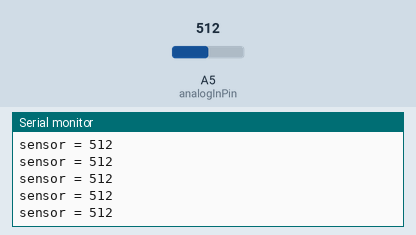
Bench run of a sketch on a simulated Arduino Uno, built with avr-gcc and run on an emulated ATmega328P. Parts: the last lines printed to the serial monitor. The test bench sets the inputs (shaded band); at power-on: A5 (analogInPin) = 512.

Above: at 1.2 s.
1.3 s: A5 (analogInPin) set to 716
At 2.4 s:
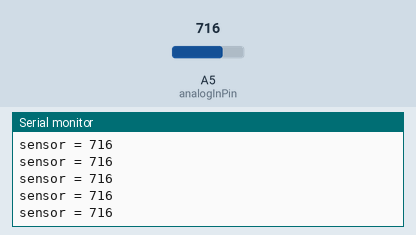
4.3 s: A5 (analogInPin) set to 900
At 5.2 s:
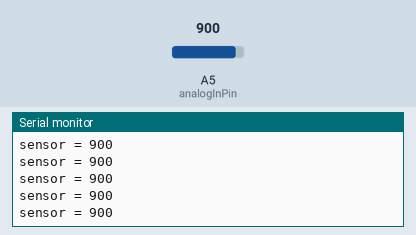
Timing chart, 0 to 7.3 s (numbered marks = the images above; inputs shaded):
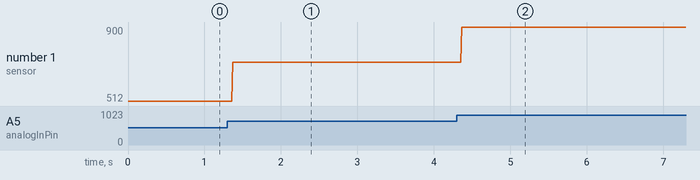

Measured:
- after the input at 1.3 s, the serial monitor: prints a new line after 0.07 s (image 1)
- after the input at 4.3 s, the serial monitor: prints a new line after 0.07 s (image 2)
- plotted number 1: 512 → 716 after the input at 1.3 s, 716 → 900 after the input at 4.3 s

The sketch:

analogRead.ino
```cpp
/*
one Analog inputs and serial output
*/

// These constants won't change.  They're used to give names
// to the pins used:

const int analogInPin = A5;

void setup() {
  // initialize serial communications at 9600 bps:
  Serial.begin(9600);
}

void loop() {
  // read the analog
  int sensorValue = analogRead(analogInPin);

  Serial.print("sensor = " );
  Serial.println(sensorValue);

  // wait 10 milliseconds before the next loop
  // for the analog-to-digital converter to settle
  // after the last reading:
  delay(10);
}
```
